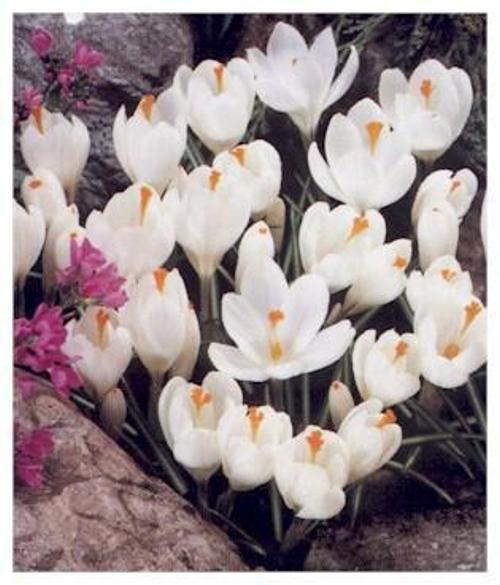
#> input picture img/flower4.jpg, 500 x 585 px
$ python visdemo.py   (older library calls are emulated)
#> lines starting #> are read from the running program, lines starting #| are printed output that depends on the picture
### utils/augmentations.py
# code in this file is adpated from rpmcruz/autoaugment
# https://github.com/rpmcruz/autoaugment/blob/master/transformations.py
import random

import PIL, PIL.ImageOps, PIL.ImageEnhance, PIL.ImageDraw
import numpy as np
import torch
from PIL import Image


# [5 lines left out: function ShearX, not called in this run]


def ShearY(img, v):  # [-0.3, 0.3]
    assert -0.3 <= v <= 0.3
    if random.random() > 0.5:
        v = -v
    return img.transform(img.size, PIL.Image.AFFINE, (1, 0, 0, v, 1, 0))


# [35 lines left out: functions TranslateX, TranslateXabs, TranslateY, TranslateYabs, Rotate, not called in this run]


def AutoContrast(img, _):
    return PIL.ImageOps.autocontrast(img)


def Invert(img, _):
    return PIL.ImageOps.invert(img)


def Equalize(img, _):
    return PIL.ImageOps.equalize(img)


def Flip(img, _):  # not from the paper
    return PIL.ImageOps.mirror(img)


def Solarize(img, v):  # [0, 256]
    assert 0 <= v <= 256
    return PIL.ImageOps.solarize(img, v)


def SolarizeAdd(img, addition=0, threshold=128):
    img_np = np.array(img).astype(np.int)
    img_np = img_np + addition
    img_np = np.clip(img_np, 0, 255)
    img_np = img_np.astype(np.uint8)
    img = Image.fromarray(img_np)
    return PIL.ImageOps.solarize(img, threshold)


# [4 lines left out: function Posterize, not called in this run]


def Contrast(img, v):  # [0.1,1.9]
    assert 0.1 <= v <= 1.9
    return PIL.ImageEnhance.Contrast(img).enhance(v)


def Color(img, v):  # [0.1,1.9]
    assert 0.1 <= v <= 1.9
    return PIL.ImageEnhance.Color(img).enhance(v)


def Brightness(img, v):  # [0.1,1.9]
    assert 0.1 <= v <= 1.9
    return PIL.ImageEnhance.Brightness(img).enhance(v)


def Sharpness(img, v):  # [0.1,1.9]
    assert 0.1 <= v <= 1.9
    return PIL.ImageEnhance.Sharpness(img).enhance(v)


# [7 lines left out: function Cutout, not called in this run]


def CutoutAbs(img, v):  # [0, 60] => percentage: [0, 0.2]
    # assert 0 <= v <= 20
    if v < 0:
        return img
    w, h = img.size
    x0 = np.random.uniform(w)
    y0 = np.random.uniform(h)

    x0 = int(max(0, x0 - v / 2.))
    y0 = int(max(0, y0 - v / 2.))
    x1 = min(w, x0 + v)
    y1 = min(h, y0 + v)

    xy = (x0, y0, x1, y1)
    color = (125, 123, 114)
    # color = (0, 0, 0)
    img = img.copy()
    PIL.ImageDraw.Draw(img).rectangle(xy, color)
    return img


# [7 lines left out: function SamplePairing, not called in this run]


def Identity(img, v):
    return img


def augment_list():  # 16 oeprations and their ranges
    # https://github.com/google-research/uda/blob/master/image/randaugment/policies.py#L57
    # l = [
    #     (Identity, 0., 1.0),
    #     (ShearX, 0., 0.3),  # 0
    #     (ShearY, 0., 0.3),  # 1
    #     (TranslateX, 0., 0.33),  # 2
    #     (TranslateY, 0., 0.33),  # 3
    #     (Rotate, 0, 30),  # 4
    #     (AutoContrast, 0, 1),  # 5
    #     (Invert, 0, 1),  # 6
    #     (Equalize, 0, 1),  # 7
    #     (Solarize, 0, 110),  # 8
    #     (Posterize, 4, 8),  # 9
    #     # (Contrast, 0.1, 1.9),  # 10
    #     (Color, 0.1, 1.9),  # 11
    #     (Brightness, 0.1, 1.9),  # 12
    #     (Sharpness, 0.1, 1.9),  # 13
    #     # (Cutout, 0, 0.2),  # 14
    #     # (SamplePairing(imgs), 0, 0.4),  # 15
    # ]

    # https://github.com/tensorflow/tpu/blob/8462d083dd89489a79e3200bcc8d4063bf362186/models/official/efficientnet/autoaugment.py#L505
    l = [
        (AutoContrast, 0, 1),
        (Equalize, 0, 1),
        (Invert, 0, 1),
        (Rotate, 0, 30),
        (Posterize, 0, 4),
        (Solarize, 0, 256),
        (SolarizeAdd, 0, 110),
        (Color, 0.1, 1.9),
        (Contrast, 0.1, 1.9),
        (Brightness, 0.1, 1.9),
        (Sharpness, 0.1, 1.9),
        (ShearX, 0., 0.3),
        (ShearY, 0., 0.3),
        (CutoutAbs, 0, 40),
        (TranslateXabs, 0., 100),
        (TranslateYabs, 0., 100),
    ]

    return l


class Lighting(object):
    """Lighting noise(AlexNet - style PCA - based noise)"""

    # [16 lines left out: functions __init__, __call__, not called in this run]


class CutoutDefault(object):
    """
    Reference : https://github.com/quark0/darts/blob/master/cnn/utils.py
    """
    def __init__(self, length):
        self.length = length

    # [16 lines left out: function __call__, not called in this run]


class RandAugment:
    def __init__(self, n=3, m=9):
#> further down, img is the input picture: PIL image 500x585 RGB; mean R, G, B 155.6, 142.3, 144.2
        self.n = n
        self.m = m      # [0, 30]
        self.augment_list = augment_list()

    def __call__(self, img):
        ops = random.choices(self.augment_list, k=self.n)
        for op, minval, maxval in ops:
            val = (float(self.m) / 30) * float(maxval - minval) + minval
            img = op(img, val)
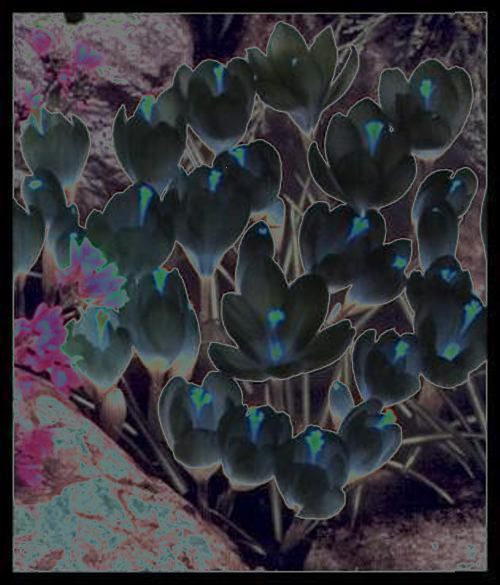
#> img: PIL image 500x585 RGB; mean R, G, B 52.8, 52.4, 57.9

        return img

### utils/image_aug.py
from PIL import Image, ImageEnhance
import numpy as np

# ---------------------------------- #
# 1. Cutout数据增强
# ---------------------------------- #
class Cutout(object):
    def __init__(self, n_holes=1, length=112, prob=0.5):
        super(Cutout, self).__init__()
        self.prob = prob
        self.n_holes = n_holes
        self.length = length

    # [15 lines left out: function __call__, not called in this run]

# ---------------------------------- #
# 2. 随机图像翻转
# ---------------------------------- #
class RandomHorizontalVerticalFlip(object):
    def __init__(self, prob0=0.3, prob1=0.4):
        super(RandomHorizontalVerticalFlip, self).__init__()
        self.prob0 = prob0
        self.prob1 = prob1
        assert prob0 + prob1 < 1, "Both prob0 and prob1 are wrong settiing, prob0 + prob1 <= 1 (prob0>=0, prob1>=1)"

    # [8 lines left out: function __call__, not called in this run]

# ---------------------------------- #
# 3. 调整图片大小
# ---------------------------------- #
class Resize(object):
    def __init__(self, target_size=None):
        super(Resize, self).__init__()
        self.target_size = target_size
        if isinstance(self.target_size, (list, tuple)):
            self.target_size = self.target_size[0]

    # [5 lines left out: function __call__, not called in this run]

# ---------------------------------- #
# 4. 随机旋转图像
# ---------------------------------- #
class RandomRotate(object):
    def __init__(self, prob=0.5):
        super(RandomRotate, self).__init__()
        self.prob = prob

    # [8 lines left out: function __call__, not called in this run]

# ---------------------------------- #
# 5. 随机亮度调整
# ---------------------------------- #
class RandomBright(object):
    def __init__(self, prob=0.5, brightness_delta=0.225):
        super(RandomBright, self).__init__()
        self.prob = prob
        self.brightness_delta = brightness_delta

    # [8 lines left out: function __call__, not called in this run]

# ---------------------------------- #
# 6. 随机对比度调整
# ---------------------------------- #
class RandomContrast(object):
    def __init__(self, prob=0.5, contrast_delta=0.5):
        super(RandomContrast, self).__init__()
        self.prob = prob
        self.contrast_delta = contrast_delta

    # [8 lines left out: function __call__, not called in this run]

# ---------------------------------- #
# 7. 随机饱和度调整
# ---------------------------------- #
class RandomSaturation(object):
    def __init__(self, prob=0.5, saturation_delta=0.5):
        super(RandomSaturation, self).__init__()
        self.prob = prob
        self.saturation_delta = saturation_delta

    # [8 lines left out: function __call__, not called in this run]

# ---------------------------------- #
# 8. 随机色度调整
# ---------------------------------- #
class RandomHue(object):
    def __init__(self, prob=0.5, hue_delta=18):
        super(RandomHue, self).__init__()
        self.prob = prob
        self.hue_delta = hue_delta

    # [10 lines left out: function __call__, not called in this run]

### utils/utils.py
import torch
import numpy as np

# ----------------------------------- #
# 转为RGB图像
# ----------------------------------- #
def cvtColor(image):
    if len(np.shape(image)) != 3 or np.shape(image)[2] != 3:
        image = image.convert('RGB')
    return image

#----------------------------------------#
#   预处理训练图片
#----------------------------------------#
# [51 lines left out: functions preprocess_input, get_classes, weights_init, show_config, not called in this run]

### visdemo.py
from PIL import Image
from utils.image_aug import (
    Cutout, RandomHorizontalVerticalFlip, Resize, RandomRotate, RandomBright, RandomContrast,
    RandomSaturation, RandomHue
)
from utils.augmentations import RandAugment
from utils.utils import cvtColor
from matplotlib import pyplot as plt
import numpy as np


aug_names = {
    'cutout': Cutout(), 'randomhorizontalverticalflip': RandomHorizontalVerticalFlip(), 'resize': Resize(224),
    'randomrotate': RandomRotate(), 'randomrright': RandomBright(), 'randomcontrast': RandomContrast(),
    'randomsaturation': RandomSaturation(), 'randomhue': RandomHue(), 'randaugment': RandAugment(m=0.11)
}

# ------------------------------------- #
# 图像增强可视化类
# ------------------------------------- #
class DataAugVision(object):
    def __init__(self, funcname):
        self.funcname = funcname
        if isinstance(funcname, list):
            self.name_func = []
            for i in range(len(self.funcname)):
                self.name_func.append(aug_names[funcname[i]])
        else:
            self.name_func = aug_names[funcname]

    def vision(self, img):
        img1 = img.copy()
        if isinstance(self.funcname, list):
            for i in range(len(self.funcname)):
                img = self.name_func[i](img)
            plot(img1, img, f'transformed by {self.funcname}', False)
        else:
            img = self.name_func(img)
            plot(img1, img, f'transformed by {self.funcname}')


def plot(img1, img, text='', is_title=True):
#> called with text = 'transformed by randaugment', is_title = True
    plt.subplot(1, 2, 1)
    plt.imshow(np.array(img1))
    plt.title('original img')

    plt.subplot(1, 2, 2)
    plt.imshow(np.array(img))
    if is_title:
        plt.title(text)
    plt.show()
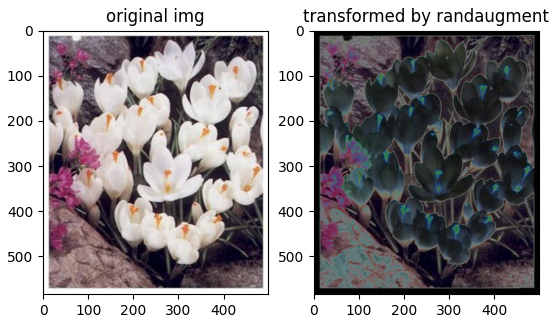
#> figure drawn by matplotlib, 2 panels

if __name__ == '__main__':
    img = Image.open('./img/flower4.jpg')
    img = cvtColor(img)

    vis = DataAugVision('randaugment')
    vis.vision(img)
